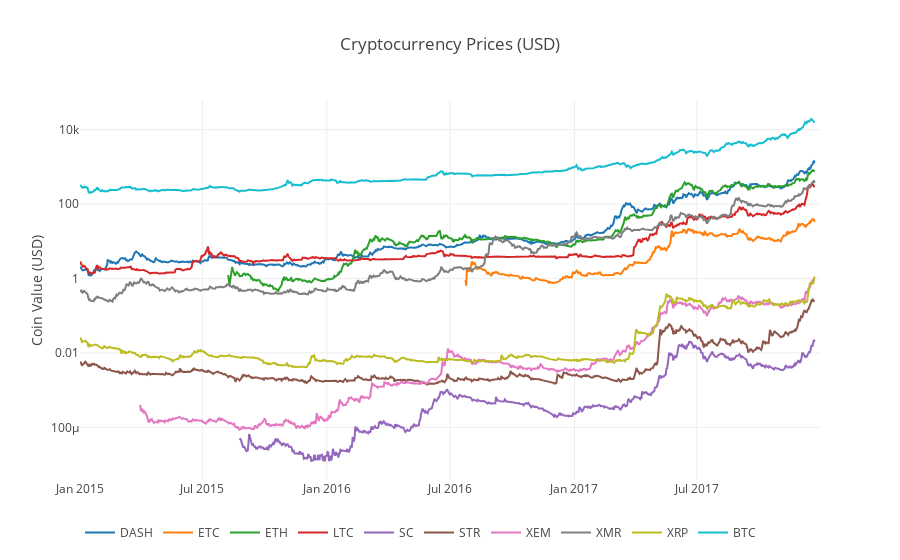

Notebook cell for this chart:
### Markdown cell above
Now we should have a single dataframe containing daily USD prices for the ten cryptocurrencies that we're examining.

Let's reuse our `df_scatter` function from earlier to chart all of the cryptocurrency prices against each other.

### Code cell
# Chart all of the altocoin prices
df_scatter(combined_df, 'Cryptocurrency Prices (USD)', seperate_y_axis=False, y_axis_label='Coin Value (USD)', scale='log')

### Figure 1 — Plotly figure (JSON) as saved in the notebook; plotly's stock layout.template omitted (floating-point values rounded to 4 significant figures; data arrays with more than 128 entries replaced by an {"elided": "..."} marker saying what was removed)
{"data": [{"name": "DASH", "type": "scatter", "visible": "visible", "x": {"elided": "1095 str values"}, "y": {"elided": "1095 float values"}}, {"name": "ETC", "type": "scatter", "visible": "visible", "x": {"elided": "1095 str values"}, "y": {"elided": "1095 float values"}}, {"name": "ETH", "type": "scatter", "visible": "visible", "x": {"elided": "1095 str values"}, "y": {"elided": "1095 float values"}}, {"name": "LTC", "type": "scatter", "visible": "visible", "x": {"elided": "1095 str values"}, "y": {"elided": "1095 float values"}}, {"name": "SC", "type": "scatter", "visible": "visible", "x": {"elided": "1095 str values"}, "y": {"elided": "1095 float values"}}, {"name": "STR", "type": "scatter", "visible": "visible", "x": {"elided": "1095 str values"}, "y": {"elided": "1095 float values"}}, {"name": "XEM", "type": "scatter", "visible": "visible", "x": {"elided": "1095 str values"}, "y": {"elided": "1095 float values"}}, {"name": "XMR", "type": "scatter", "visible": "visible", "x": {"elided": "1095 str values"}, "y": {"elided": "1095 float values"}}, {"name": "XRP", "type": "scatter", "visible": "visible", "x": {"elided": "1095 str values"}, "y": {"elided": "1095 float values"}}, {"name": "BTC", "type": "scatter", "visible": "visible", "x": {"elided": "1095 str values"}, "y": {"elided": "1095 float values"}}], "layout": {"legend": {"orientation": "h"}, "title": "Cryptocurrency Prices (USD)", "xaxis": {"type": "date"}, "yaxis": {"showticklabels": true, "title": "Coin Value (USD)", "type": "log"}}}
